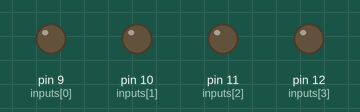
Bench run of a sketch on a simulated Arduino Uno, built with avr-gcc and run on an emulated ATmega328P. On the bench: output pins drawn as LEDs (lit = HIGH).

Above: at 0.5 s.
At 2.5 s:
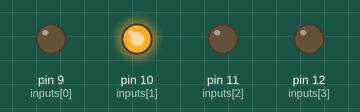
At 3.5 s:
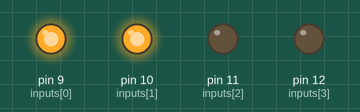
At 5.5 s:
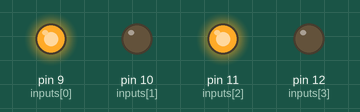
At 8.5 s:
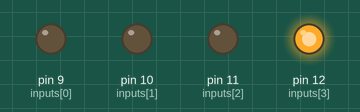
At 11.5 s:
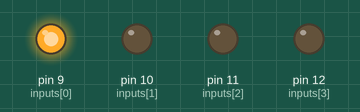
Timing chart, 0 to 13.0 s (numbered marks = the images above):
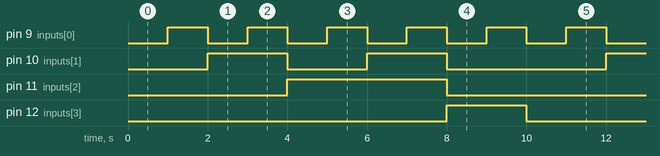

Measured:
- by itself, pin 9 (inputs[0]): alternates HIGH for 1.0 s and LOW for 1.0 s
- by itself, pin 10 (inputs[1]): repeats every 10.0 s: LOW 2.0 s, HIGH 2.0 s, LOW 4.0 s, HIGH 2.0 s
- by itself, pin 11 (inputs[2]): alternates HIGH for 4.0 s and LOW for 6.0 s
- by itself, pin 12 (inputs[3]): alternates HIGH for 2.0 s and LOW for 8.0 s

The sketch:

single-digit-bcd-counter.ino
```cpp
int inputs[4] = {9,10,11,12}; // A,B,C,D inputs
byte BCD[16][4] ={{0,0,0,0},
{1,0,0,0},
{0,1,0,0},
{1,1,0,0},
{0,0,1,0},
{1,0,1,0},
{0,1,1,0},
{1,1,1,0},
{0,0,0,1},
{1,0,0,1},
{0,1,0,1},
{1,1,0,1},
{0,0,1,1},
{1,0,1,1},
{0,1,1,1},
{1,1,1,1}}; //BCD code


void setup() {

for(int a = 0; a < 4; a++){
pinMode(inputs[a], OUTPUT);} //set outputs
}

void loop() {


static int num = 0;


for(int c = 0; c < 4; c++){
digitalWrite(inputs[c], BCD[num][c]);
}

  num++;
  num = num % 10;
  delay(1000);

}
```
